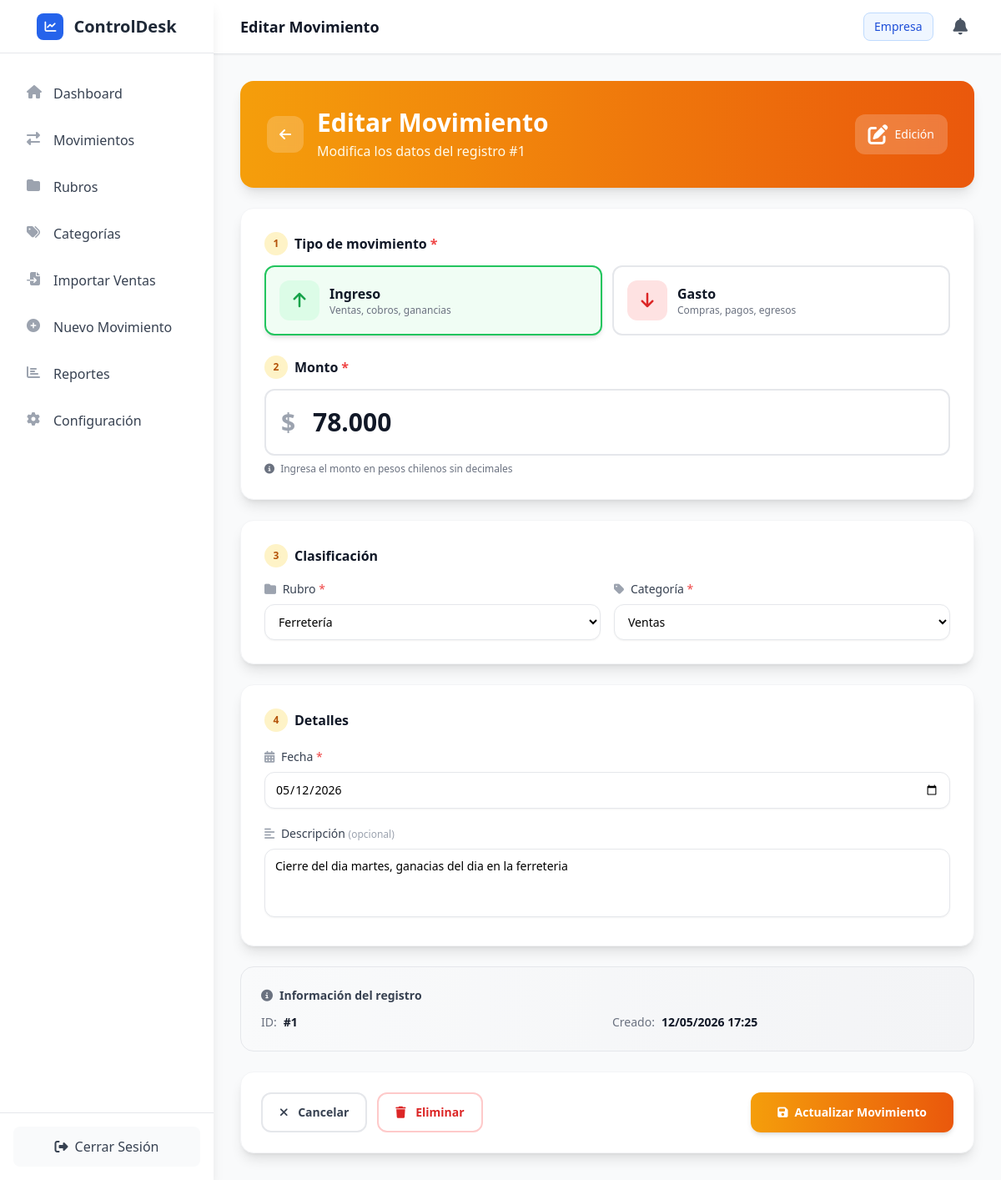
The page /editar-movimiento/1 on the database its author committed.
### app/models/movimiento.py (models this page shows, shortened)
class Movimiento(db.Model):
    __tablename__ = 'movimientos'
    id = db.Column(db.Integer, primary_key=True)
    tipo = db.Column(db.String(10), nullable=False)  # 'gasto' o 'ingreso'
    monto = db.Column(db.Numeric(10, 2), nullable=False)  # Decimal con 2 decimales
    fecha = db.Column(db.Date, nullable=False, default=datetime.utcnow().date)
    descripcion = db.Column(db.Text, nullable=True)
    created_at = db.Column(db.DateTime, default=datetime.utcnow)
    updated_at = db.Column(db.DateTime, default=datetime.utcnow, onupdate=datetime.utcnow)
    rubro_id = db.Column(db.Integer, db.ForeignKey('rubros.id'), nullable=False)
    categoria_id = db.Column(db.Integer, db.ForeignKey('categorias.id'), nullable=False)
    empresa_id = db.Column(db.Integer, db.ForeignKey('empresas.id'), nullable=True)

### app/routes/main.py (the view, shortened to what this page needs)
@main_bp.route('/editar-movimiento/<int:movimiento_id>', methods=['GET', 'POST'])
def editar_movimiento(movimiento_id):
    if request.method == 'GET':
        try:
            movimiento = MovimientoService.get_movimiento_by_id(movimiento_id)
            if not movimiento:
                flash('Movimiento no encontrado', 'error')
                return redirect(url_for('main.movimientos'))
            empresa_id = session.get('empresa_id')
            rubros = MovimientoService.get_rubros_for_select(empresa_id)
            categorias = MovimientoService.get_categorias_for_select(empresa_id)
            form_data = {
                'id': movimiento.id,
                'tipo': movimiento.tipo,
                'monto': movimiento.monto,
                'fecha': movimiento.fecha.strftime('%Y-%m-%d'),
                'descripcion': movimiento.descripcion,
                'rubro_id': movimiento.rubro_id,
                'categoria_id': movimiento.categoria_id
            }
            return render_template('editar_movimiento.html',
                             movimiento=movimiento,
                             rubros=rubros,
                             categorias=categorias,
                             form_data=form_data)
        except Exception as e:
            flash('Error al cargar el movimiento', 'error')
            return redirect(url_for('main.movimientos'))

### app/services/movimiento_service.py (called while the page is built)
    @staticmethod
    def get_movimiento_by_id(movimiento_id: int) -> Optional[Movimiento]:
        try:
            return Movimiento.query.get(movimiento_id)
        except Exception as e:
            current_app.logger.error(f"Error obteniendo movimiento {movimiento_id}: {str(e)}")
            return None

    @staticmethod
    def get_rubros_for_select(empresa_id: int = None) -> List[Dict[str, Any]]:
        try:
            query = Rubro.query
            if empresa_id:
                query = query.filter(Rubro.empresa_id == empresa_id)
            rubros = query.all()
            return [{'id': r.id, 'nombre': r.nombre} for r in rubros]
        except Exception as e:
            current_app.logger.error(f"Error obteniendo rubros: {str(e)}")
            return []

    @staticmethod
    def get_categorias_for_select(empresa_id: int = None) -> List[Dict[str, Any]]:
        try:
            from app.models.categoria import Categoria
            query = Categoria.query
            if empresa_id:
                query = query.filter(Categoria.empresa_id == empresa_id)
            categorias = query.all()
            return [{'id': c.id, 'nombre': c.nombre} for c in categorias]
        except Exception as e:
            current_app.logger.error(f"Error obteniendo categorías: {str(e)}")
            return []

### app/templates/editar_movimiento.html (shortened to what this page needs)
{% extends "base.html" %}
{% block page_title %}Editar Movimiento{% endblock %}
{% block content %}
<div class="max-w-4xl mx-auto space-y-6">
    <div class="bg-gradient-to-r from-amber-500 to-orange-600 rounded-2xl p-6 sm:p-8 shadow-lg text-white">
        <div class="flex items-center gap-4">
            <a href="{{ url_for('main.movimientos') }}" class="flex-shrink-0 w-11 h-11 rounded-xl bg-white/20 hover:bg-white/30 backdrop-blur-sm flex items-center justify-center transition-all">
                <i class="fas fa-arrow-left"></i>
            </a>
            <div class="flex-1 min-w-0">
                <h1 class="text-2xl sm:text-3xl font-bold">Editar Movimiento</h1>
                <p class="mt-1 text-sm sm:text-base text-amber-50">Modifica los datos del registro #{{ movimiento.id if movimiento else form_data.id }}</p>
            </div>
            <div class="hidden sm:flex items-center bg-white/20 backdrop-blur-sm rounded-xl px-4 py-2">
                <i class="fas fa-edit text-2xl mr-2"></i>
                <span class="text-sm font-medium">Edición</span>
            </div>
        </div>
    </div>
    <form method="POST" action="{{ url_for('main.editar_movimiento', movimiento_id=form_data.id) }}" class="space-y-6">
        <div class="bg-white rounded-2xl shadow-lg border border-gray-100 p-5 sm:p-7 space-y-6">
            <div>
                <h3 class="text-base font-semibold text-gray-900 mb-3 flex items-center">
                    <span class="flex items-center justify-center w-7 h-7 rounded-full bg-amber-100 text-amber-700 text-xs mr-2 font-bold">1</span>
                    Tipo de movimiento <span class="text-red-500 ml-1">*</span>
                </h3>
                <div class="grid grid-cols-2 gap-3">
                    <label class="relative cursor-pointer">
                        <div class="border-2 border-gray-200 peer-checked:border-green-500 peer-checked:bg-green-50 peer-checked:shadow-md rounded-xl p-4 flex items-center transition-all">
                            <div class="w-12 h-12 rounded-xl bg-green-100 flex items-center justify-center mr-3 flex-shrink-0">
                                <i class="fas fa-arrow-up text-green-600 text-xl"></i>
                            </div>
                            <div>
                                <div class="font-bold text-gray-900">Ingreso</div>
                                <div class="text-xs text-gray-500">Ventas, cobros, ganancias</div>
                            </div>
                        </div>
                    </label>
                    <label class="relative cursor-pointer">
                        <div class="border-2 border-gray-200 peer-checked:border-red-500 peer-checked:bg-red-50 peer-checked:shadow-md rounded-xl p-4 flex items-center transition-all">
                            <div class="w-12 h-12 rounded-xl bg-red-100 flex items-center justify-center mr-3 flex-shrink-0">
                                <i class="fas fa-arrow-down text-red-600 text-xl"></i>
                            </div>
                            <div>
                                <div class="font-bold text-gray-900">Gasto</div>
                                <div class="text-xs text-gray-500">Compras, pagos, egresos</div>
                            </div>
                        </div>
                    </label>
                </div>
            </div>
            <div>
                <h3 class="text-base font-semibold text-gray-900 mb-3 flex items-center">
                    <span class="flex items-center justify-center w-7 h-7 rounded-full bg-amber-100 text-amber-700 text-xs mr-2 font-bold">2</span>
                    Monto <span class="text-red-500 ml-1">*</span>
                </h3>
                <div class="relative">
                    <span class="absolute left-5 top-1/2 -translate-y-1/2 text-2xl sm:text-3xl font-bold text-gray-400">$</span>
                    <input type="text" id="monto" name="monto" required
                           value="{{ form_data.monto|round(0)|int if form_data.monto else '' }}"
                           class="w-full pl-12 sm:pl-14 pr-4 py-4 sm:py-5 text-2xl sm:text-3xl font-bold text-gray-900 border-2 border-gray-200 rounded-xl focus:ring-4 focus:ring-amber-100 focus:border-amber-500 transition-all"
                           placeholder="0"
                           inputmode="numeric"
                           oninput="formatCLPInput(this)">
                </div>
                <p class="mt-2 text-xs text-gray-500"><i class="fas fa-info-circle mr-1"></i> Ingresa el monto en pesos chilenos sin decimales</p>
            </div>
        </div>
        <div class="bg-white rounded-2xl shadow-lg border border-gray-100 p-5 sm:p-7">
            <h3 class="text-base font-semibold text-gray-900 mb-4 flex items-center">
                <span class="flex items-center justify-center w-7 h-7 rounded-full bg-amber-100 text-amber-700 text-xs mr-2 font-bold">3</span>
                Clasificación
            </h3>
            <div class="grid grid-cols-1 sm:grid-cols-2 gap-4">
                <div>
                    <label for="rubro_id" class="block text-sm font-medium text-gray-700 mb-2">
                        <i class="fas fa-folder text-gray-400 mr-1"></i>
                        Rubro <span class="text-red-500">*</span>
                    </label>
                    <select id="rubro_id" name="rubro_id" required
                            class="w-full px-3 py-2.5 border border-gray-200 rounded-xl shadow-sm focus:ring-2 focus:ring-amber-500 focus:border-amber-500 bg-white text-sm">
                        {% for rubro in rubros %}
                        <option value="{{ rubro.id }}" {% if form_data.rubro_id|string == rubro.id|string %}selected{% endif %}>
                            {{ rubro.nombre }}
                        </option>
                        {% endfor %}
                    </select>
                </div>
                <div>
                    <label for="categoria_id" class="block text-sm font-medium text-gray-700 mb-2">
                        <i class="fas fa-tag text-gray-400 mr-1"></i>
                        Categoría <span class="text-red-500">*</span>
                    </label>
                    <select id="categoria_id" name="categoria_id" required
                            class="w-full px-3 py-2.5 border border-gray-200 rounded-xl shadow-sm focus:ring-2 focus:ring-amber-500 focus:border-amber-500 bg-white text-sm">
                        {% for categoria in categorias %}
                        <option value="{{ categoria.id }}" {% if form_data.categoria_id|string == categoria.id|string %}selected{% endif %}>
                            {{ categoria.nombre }}
                        </option>
                        {% endfor %}
                    </select>
                </div>
            </div>
        </div>
        <div class="bg-white rounded-2xl shadow-lg border border-gray-100 p-5 sm:p-7 space-y-5">
            <h3 class="text-base font-semibold text-gray-900 flex items-center">
                <span class="flex items-center justify-center w-7 h-7 rounded-full bg-amber-100 text-amber-700 text-xs mr-2 font-bold">4</span>
                Detalles
            </h3>
            <div>
                <label for="fecha" class="block text-sm font-medium text-gray-700 mb-2">
                    <i class="fas fa-calendar-alt text-gray-400 mr-1"></i>
                    Fecha <span class="text-red-500">*</span>
                </label>
                <input type="date" id="fecha" name="fecha" required
                       value="{{ form_data.fecha or '' }}"
                       class="w-full px-3 py-2.5 border border-gray-200 rounded-xl shadow-sm focus:ring-2 focus:ring-amber-500 focus:border-amber-500 text-sm">
            </div>
            <div>
                <label for="descripcion" class="block text-sm font-medium text-gray-700 mb-2">
                    <i class="fas fa-align-left text-gray-400 mr-1"></i>
                    Descripción <span class="text-gray-400 text-xs">(opcional)</span>
                </label>
                <textarea id="descripcion" name="descripcion" rows="3"
                          class="w-full px-3 py-2.5 border border-gray-200 rounded-xl shadow-sm focus:ring-2 focus:ring-amber-500 focus:border-amber-500 text-sm resize-none"
                          placeholder="Describe el movimiento (ej: Venta de productos, pago de proveedor, etc.)">{{ form_data.descripcion or '' }}</textarea>
            </div>
        </div>
        {% if movimiento %}
        <div class="bg-gradient-to-r from-gray-50 to-gray-100 rounded-2xl border border-gray-200 p-5 sm:p-6">
            <h3 class="text-sm font-bold text-gray-700 mb-3 flex items-center">
                <i class="fas fa-info-circle text-gray-500 mr-2"></i> Información del registro
            </h3>
            <div class="grid grid-cols-1 sm:grid-cols-2 gap-3 text-sm">
                <div class="flex items-center">
                    <span class="text-gray-500 mr-2">ID:</span>
                    <span class="font-bold text-gray-900">#{{ movimiento.id }}</span>
                </div>
                <div class="flex items-center">
                    <span class="text-gray-500 mr-2">Creado:</span>
                    <span class="font-semibold text-gray-900">{{ movimiento.created_at.strftime('%d/%m/%Y %H:%M') }}</span>
                </div>
            </div>
        </div>
        {% endif %}
        <div class="bg-white rounded-2xl shadow-lg border border-gray-100 p-5 sm:p-6 flex flex-col sm:flex-row sm:justify-between gap-3">
            <div class="flex flex-col sm:flex-row gap-3">
                <a href="{{ url_for('main.movimientos') }}"
                   class="px-5 py-3 rounded-xl border-2 border-gray-200 text-gray-700 hover:bg-gray-50 hover:border-gray-300 text-center font-semibold text-sm transition-all">
                    <i class="fas fa-times mr-2"></i> Cancelar
                </a>
                <button type="button" onclick="confirmDeleteMovimiento({{ form_data.id }})"
                        class="px-5 py-3 rounded-xl border-2 border-red-200 text-red-600 hover:bg-red-50 hover:border-red-300 font-semibold text-sm transition-all">
                    <i class="fas fa-trash mr-2"></i> Eliminar
                </button>
            </div>
            <button type="submit"
                    class="px-8 py-3 rounded-xl bg-gradient-to-r from-amber-500 to-orange-600 hover:from-amber-600 hover:to-orange-700 text-white font-semibold text-sm shadow-md hover:shadow-lg transition-all flex items-center justify-center">
                <i class="fas fa-save mr-2"></i>
                Actualizar Movimiento
            </button>
        </div>
    </form>
</div>
{% endblock %}

### rows shown on the page
Movimiento: id "1", monto "78.000", descripcion "Cierre del dia martes, ganacias del dia en la ferreteria", created_at "12/05/2026 17:25"

### other values the page prints
{{ session.get('empresa_nombre', 'Empresa') }} "Empresa"
form field rubro_id "Ferretería"
form field categoria_id "Ventas"
